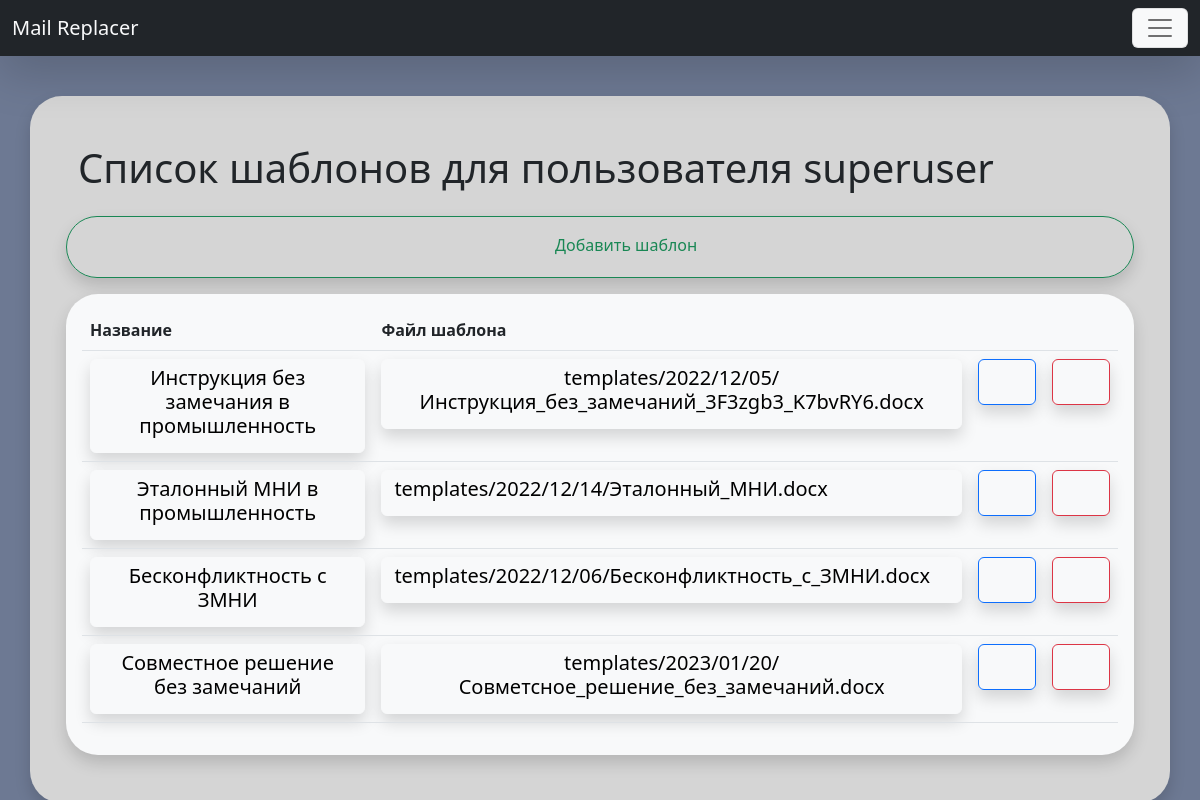
The page /template/list/ (signed in) on the database its author committed.
### Replacer/models.py (models this page shows, shortened)
class Template(models.Model):
    title = models.CharField(max_length=255, db_index=True, verbose_name='Наименование шаблона')
    file = models.FileField(upload_to='templates/%Y/%m/%d/', blank=False, verbose_name='Файл шаблона')
    owner = models.ForeignKey(User, on_delete=models.CASCADE, blank=True, null=True, verbose_name='Владелец')
    def get_absolute_url(self):
        return reverse('template', kwargs={"pk": self.pk})
    class Meta:
        verbose_name = 'Шаблон'
        verbose_name_plural = 'Шаблоны'
        ordering = ['pk']

### Replacer/views.py (the view)
# urls.py: path('template/list/', TemplateListView.as_view(), name='template_list'),
class TemplateListView(TemplateBaseView, LoginRequiredMixin, ListView):
    context_object_name = 'template_list'
    template_name = 'Replacer/template_list.html'
    def get_context_data(self, **kwargs):
        context = super().get_context_data(**kwargs)
        context['form'] = TemplateBaseForm()
        return context
    def get_queryset(self):
        queryset = super().get_queryset()
        return queryset.filter(owner=self.request.user)

### Replacer/templatetags/custom_filters.py (called while the page is built)
@register.inclusion_tag('Replacer/include/_template_bar.html')
def show_template_bar(path, user):
    template_list = Template.objects.all().filter(owner=user)
    return {'template_list':template_list, 'path':path}

### Replacer/templates/Replacer/template_list.html (shortened to what this page needs)
{% extends 'base.html' %}
{% load static %}
{% load custom_filters %}
{% block container %}
<div class="container rounded-5 p-5 shadow" style="background-color: #d5d5d5;">
    <div class="row">
        <h1>Cписок шаблонов для пользователя {{user}}</h1>
        {% include 'Replacer/include/_add_button.html' %}
        {% if template_list %}
        <div class="bg-light shadow rounded-5 p-3">
            <table class="table">
                <thead>
                    <tr>
                        <th scope="col">Название</th>
                        <th scope="col">Файл шаблона</th>
                        <th scope="col"></th>
                        <th scope="col"></th>
                    </tr>
                </thead>
                {% for template in template_list %}
                <tbody>
                    <tr>
                        <td><a class="btn d-flex btn-light shadow"
                                href="{% url 'template' template.pk %}">
                                <h5>{{template.title}}</h5>
                            </a></td>
                        <td><a class="btn d-flex btn-light shadow" href="/media/{{template.file}}">
                            <h5>
                                {{template.file}}
                            </h5></a>
                        </td>
                        <td><a class="btn btn-outline-primary shadow" href="{% url 'template_update' template.pk %}">
                                <lord-icon src="{% static 'icons/edit.json' %}" trigger="hover"
                                    style="width:32px;height:32px">
                                </lord-icon>
                            </a>
                        </td>
                        <td><a class="btn btn-outline-danger shadow" href="{% url 'template_delete' template.pk %}">
                                <lord-icon src="{% static 'icons/delete.json' %}" trigger="hover"
                                    style="width:32px;height:32px">
                                </lord-icon>
                            </a>
                        </td>
                    </tr>
                </tbody>
                {% endfor %}
            </table>
            {% endif %}
        </div>
    </div>
    {% endblock %}

### rows shown on the page
Template: title "Инструкция без замечания в промышленность", file "templates/2022/12/05/Инструкция_без_замечаний_3F3zgb3_K7bvRY6.docx"
Template: title "Эталонный МНИ в промышленность", file "templates/2022/12/14/Эталонный_МНИ.docx"
Template: title "Бесконфликтность с ЗМНИ", file "templates/2022/12/06/Бесконфликтность_с_ЗМНИ.docx"
Template: title "Совместное решение без замечаний", file "templates/2023/01/20/Совметсное_решение_без_замечаний.docx"

### other values the page prints
{{ user }} "superuser"
